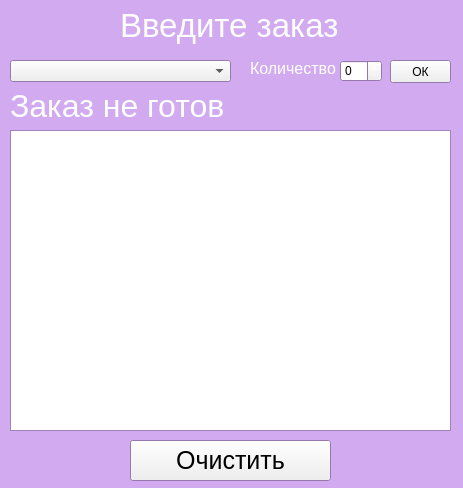
<?xml version="1.0" encoding="UTF-8"?>
<ui version="4.0">
 <class>waiter</class>
 <widget class="QWidget" name="waiter">
  <property name="geometry">
   <rect>
    <x>0</x>
    <y>0</y>
    <width>463</width>
    <height>488</height>
   </rect>
  </property>
  <property name="palette">
   <palette>
    <active>
     <colorrole role="WindowText">
      <brush brushstyle="SolidPattern">
       <color alpha="255">
        <red>255</red>
        <green>255</green>
        <blue>255</blue>
       </color>
      </brush>
     </colorrole>
     <colorrole role="Base">
      <brush brushstyle="SolidPattern">
       <color alpha="255">
        <red>255</red>
        <green>255</green>
        <blue>255</blue>
       </color>
      </brush>
     </colorrole>
     <colorrole role="Window">
      <brush brushstyle="SolidPattern">
       <color alpha="255">
        <red>209</red>
        <green>170</green>
        <blue>240</blue>
       </color>
      </brush>
     </colorrole>
    </active>
    <inactive>
     <colorrole role="WindowText">
      <brush brushstyle="SolidPattern">
       <color alpha="255">
        <red>255</red>
        <green>255</green>
        <blue>255</blue>
       </color>
      </brush>
     </colorrole>
     <colorrole role="Base">
      <brush brushstyle="SolidPattern">
       <color alpha="255">
        <red>255</red>
        <green>255</green>
        <blue>255</blue>
       </color>
      </brush>
     </colorrole>
     <colorrole role="Window">
      <brush brushstyle="SolidPattern">
       <color alpha="255">
        <red>209</red>
        <green>170</green>
        <blue>240</blue>
       </color>
      </brush>
     </colorrole>
    </inactive>
    <disabled>
     <colorrole role="WindowText">
      <brush brushstyle="SolidPattern">
       <color alpha="255">
        <red>120</red>
        <green>120</green>
        <blue>120</blue>
       </color>
      </brush>
     </colorrole>
     <colorrole role="Base">
      <brush brushstyle="SolidPattern">
       <color alpha="255">
        <red>209</red>
        <green>170</green>
        <blue>240</blue>
       </color>
      </brush>
     </colorrole>
     <colorrole role="Window">
      <brush brushstyle="SolidPattern">
       <color alpha="255">
        <red>209</red>
        <green>170</green>
        <blue>240</blue>
       </color>
      </brush>
     </colorrole>
    </disabled>
   </palette>
  </property>
  <property name="windowTitle">
   <string>Form</string>
  </property>
  <widget class="QLabel" name="orderLabel">
   <property name="geometry">
    <rect>
     <x>120</x>
     <y>0</y>
     <width>231</width>
     <height>51</height>
    </rect>
   </property>
   <property name="font">
    <font>
     <pointsize>25</pointsize>
    </font>
   </property>
   <property name="text">
    <string>Введите заказ</string>
   </property>
  </widget>
  <widget class="QComboBox" name="comboBox">
   <property name="geometry">
    <rect>
     <x>10</x>
     <y>60</y>
     <width>221</width>
     <height>22</height>
    </rect>
   </property>
   <property name="palette">
    <palette>
     <active>
      <colorrole role="WindowText">
       <brush brushstyle="SolidPattern">
        <color alpha="255">
         <red>0</red>
         <green>0</green>
         <blue>0</blue>
        </color>
       </brush>
      </colorrole>
     </active>
     <inactive>
      <colorrole role="WindowText">
       <brush brushstyle="SolidPattern">
        <color alpha="255">
         <red>0</red>
         <green>0</green>
         <blue>0</blue>
        </color>
       </brush>
      </colorrole>
     </inactive>
     <disabled>
      <colorrole role="WindowText">
       <brush brushstyle="SolidPattern">
        <color alpha="255">
         <red>120</red>
         <green>120</green>
         <blue>120</blue>
        </color>
       </brush>
      </colorrole>
     </disabled>
    </palette>
   </property>
  </widget>
  <widget class="QSpinBox" name="spinBox">
   <property name="geometry">
    <rect>
     <x>340</x>
     <y>60</y>
     <width>42</width>
     <height>22</height>
    </rect>
   </property>
  </widget>
  <widget class="QLabel" name="numLabel">
   <property name="geometry">
    <rect>
     <x>250</x>
     <y>60</y>
     <width>91</width>
     <height>16</height>
    </rect>
   </property>
   <property name="font">
    <font>
     <pointsize>12</pointsize>
    </font>
   </property>
   <property name="text">
    <string>Количество</string>
   </property>
  </widget>
  <widget class="QPushButton" name="pushButton">
   <property name="geometry">
    <rect>
     <x>390</x>
     <y>60</y>
     <width>61</width>
     <height>23</height>
    </rect>
   </property>
   <property name="text">
    <string>ОК</string>
   </property>
  </widget>
  <widget class="QListView" name="listView">
   <property name="geometry">
    <rect>
     <x>10</x>
     <y>130</y>
     <width>441</width>
     <height>301</height>
    </rect>
   </property>
  </widget>
  <widget class="QPushButton" name="pushButton_2">
   <property name="geometry">
    <rect>
     <x>130</x>
     <y>440</y>
     <width>201</width>
     <height>41</height>
    </rect>
   </property>
   <property name="font">
    <font>
     <pointsize>19</pointsize>
    </font>
   </property>
   <property name="text">
    <string>Очистить</string>
   </property>
   <property name="flat">
    <bool>false</bool>
   </property>
  </widget>
  <widget class="QLabel" name="label">
   <property name="geometry">
    <rect>
     <x>10</x>
     <y>90</y>
     <width>231</width>
     <height>31</height>
    </rect>
   </property>
   <property name="font">
    <font>
     <pointsize>24</pointsize>
    </font>
   </property>
   <property name="text">
    <string>Заказ не готов</string>
   </property>
  </widget>
 </widget>
 <resources/>
 <connections/>
</ui>
